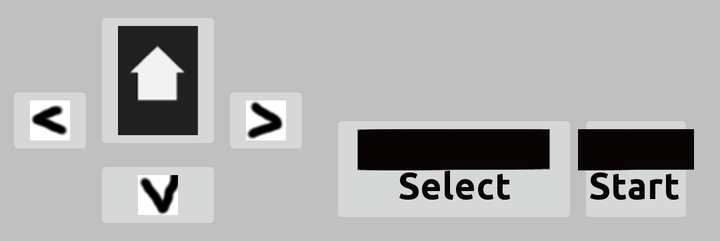
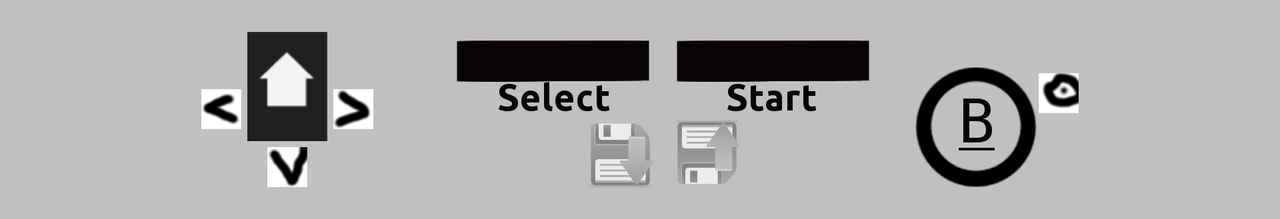

First picture: res/layout/ on a phone held upright. Second picture: the repository's own variant of that layout, on a device whose configuration matches the variant's folder. Source for both follows.
<!-- AndroidManifest.xml: application theme AppTheme -->
<!-- res/layout/controller_layout.xml -->
<?xml version="1.0" encoding="utf-8"?>
<LinearLayout

    xmlns:android="http://schemas.android.com/apk/res/android"
    android:id="@+id/controller_layout"
    android:layout_width="match_parent"
    android:layout_height="wrap_content"
    android:paddingLeft="@dimen/button_gap"
    android:paddingRight="@dimen/button_gap"
    android:paddingBottom="@dimen/button_gap"
    android:paddingTop="@dimen/button_gap"
    android:orientation="horizontal"
    android:background="@color/background_color">

    
    <LinearLayout
        android:layout_width="wrap_content"
        android:layout_height="wrap_content"
        android:orientation="horizontal"
        android:layout_gravity="center"
        android:paddingRight="10dp">

    
    <ImageButton
        android:layout_width="wrap_content"
        android:layout_height="wrap_content"
        android:src="@mipmap/left_arrow"
        android:id="@+id/controller_left_arrow"
        android:layout_gravity="center"
        android:onClick="left_arrow_handler"
        android:gravity="left"/>

    
    <LinearLayout
        android:layout_width="wrap_content"
        android:layout_height="wrap_content"
        android:orientation="vertical"
        android:background="@color/background_color"

        android:gravity="left">

        <ImageButton
            android:layout_width="match_parent"
            android:layout_height="wrap_content"
            android:id="@+id/controller_up_arrow"
            android:src="@mipmap/up_arrow"
            android:onClick="up_arrow_handler"/>

        <ImageButton
            android:layout_width="match_parent"
            android:layout_height="wrap_content"
            android:id="@+id/controller_down_arrow"
            android:src="@mipmap/down_arrow"
            android:onClick="down_arrow_handler"/>

    </LinearLayout>

    
    <ImageButton
        android:layout_width="wrap_content"
        android:layout_height="wrap_content"
        android:src="@mipmap/right_arrow"
        android:id="@+id/controller_right_arrow"
        android:layout_gravity="center"
        android:gravity="left"
        android:onClick="right_arrow_handler"/>

    </LinearLayout>

    
    <LinearLayout
        android:layout_width="wrap_content"
        android:layout_height="match_parent"
        android:orientation="horizontal"
        android:layout_gravity="center"
        android:paddingRight="10dp">

        
        <ImageButton
            android:layout_width="wrap_content"
            android:layout_height="wrap_content"
            android:src="@mipmap/select_button"
            android:id="@+id/controller_select"
            android:layout_gravity="bottom"
            android:layout_marginBottom="@dimen/button_gap"
            android:onClick="select_button_handler"/>

        
        <ImageButton
            android:layout_width="wrap_content"
            android:layout_height="wrap_content"
            android:src="@mipmap/start_button"
            android:id="@+id/controller_start"
            android:layout_gravity="bottom"
            android:layout_marginBottom="@dimen/button_gap"
            android:onClick="start_button_handler"/>

    </LinearLayout>

    
    <LinearLayout
        android:layout_width="match_parent"
        android:layout_height="match_parent"
        android:orientation="horizontal"
        android:gravity="center">

        
        <ImageButton
            android:layout_width="wrap_content"
            android:layout_height="wrap_content"
            android:src="@mipmap/a_button"
            android:id="@+id/controller_a_button"
            android:layout_gravity="center"
            android:onClick="a_button_handler"/>

        
        <ImageButton
            android:layout_width="wrap_content"
            android:layout_height="wrap_content"
            android:src="@mipmap/b_button"
            android:id="@+id/controller_b_button"
            android:layout_gravity="center"
            android:onClick="b_button_handler"/>

    </LinearLayout>

</LinearLayout>
<!-- resources referenced by this layout -->
<resources>
  <color name="background_color">#C0C0C0</color>
  <dimen name="button_gap">3dp</dimen>
  <!-- mipmap a_button: png bitmap (mipmap-xxhdpi, 3516 bytes) -->
  <!-- mipmap b_button: png bitmap (mipmap-xxhdpi, 9335 bytes) -->
  <!-- mipmap down_arrow: png bitmap (mipmap-xxhdpi, 3207 bytes) -->
  <!-- mipmap left_arrow: png bitmap (mipmap-xxhdpi, 2504 bytes) -->
  <!-- mipmap right_arrow: png bitmap (mipmap-xxhdpi, 2738 bytes) -->
  <!-- mipmap select_button: png bitmap (mipmap-xxhdpi, 3597 bytes) -->
  <!-- mipmap start_button: png bitmap (mipmap-xxhdpi, 2939 bytes) -->
  <!-- mipmap up_arrow: png bitmap (mipmap-xxhdpi, 4390 bytes) -->
  <style name="AppTheme" parent="Theme.AppCompat.Light.DarkActionBar">
          <item name="colorPrimary">@color/colorPrimary</item>
          <item name="colorPrimaryDark">@color/colorPrimaryDark</item>
          <item name="colorAccent">@color/colorAccent</item>
      </style>
  <color name="colorPrimary">#121207</color>
  <color name="colorPrimaryDark">#000000</color>
  <color name="colorAccent">#808080</color>
</resources>
<!-- res/layout-land/controller_layout.xml (the repository's variant of the layout above) -->
<!-- drawn on the phone turned sideways -->
<?xml version="1.0" encoding="utf-8"?>
<LinearLayout
    xmlns:android="http://schemas.android.com/apk/res/android"
    android:id="@+id/controller_layout"
    android:layout_width="match_parent"
    android:layout_height="wrap_content"
    android:orientation="horizontal"
    android:background="@color/background_color">

    <LinearLayout
        android:layout_width="match_parent"
        android:layout_height="wrap_content"
        android:id="@+id/upper_buttons"
        android:gravity="center"
        android:orientation="horizontal"
        android:paddingBottom="16dp">

        
        <LinearLayout
            android:layout_width="wrap_content"
            android:layout_height="wrap_content"
            android:orientation="horizontal"
            android:layout_gravity="left"
            android:gravity="left"
            android:paddingRight="40dp"
            android:paddingTop="16dp">

            
            <ImageButton
                android:layout_width="wrap_content"
                android:layout_height="wrap_content"
                android:src="@mipmap/left_arrow"
                android:id="@+id/controller_left_arrow"
                android:layout_gravity="center"
                android:onClick="buttonPress"
                android:background="@android:color/transparent"/>

            
            <LinearLayout
                android:layout_width="wrap_content"
                android:layout_height="wrap_content"
                android:orientation="vertical"
                android:background="@color/background_color"
                android:paddingLeft="@dimen/button_gap"
                android:paddingRight="@dimen/button_gap">

                <ImageButton
                    android:layout_width="match_parent"
                    android:layout_height="wrap_content"
                    android:id="@+id/controller_up_arrow"
                    android:src="@mipmap/up_arrow"
                    android:onClick="buttonPress"
                    android:background="@android:color/transparent"
                    android:paddingBottom="@dimen/button_gap"/>

                <ImageButton
                    android:layout_width="match_parent"
                    android:layout_height="wrap_content"
                    android:id="@+id/controller_down_arrow"
                    android:src="@mipmap/down_arrow"
                    android:onClick="buttonPress"
                    android:background="@android:color/transparent"/>

            </LinearLayout>

            
            <ImageButton
                android:layout_width="wrap_content"
                android:layout_height="wrap_content"
                android:src="@mipmap/right_arrow"
                android:id="@+id/controller_right_arrow"
                android:layout_gravity="center"
                android:gravity="left"
                android:onClick="buttonPress"
                android:background="@android:color/transparent"/>

        </LinearLayout>

    <LinearLayout
        android:layout_width="wrap_content"
        android:layout_height="wrap_content"
        android:orientation="vertical"
        android:layout_gravity="bottom">

    
    <LinearLayout
        android:layout_width="wrap_content"
        android:layout_height="match_parent"
        android:orientation="horizontal"
        android:gravity="bottom"
        android:layout_gravity="center"
        android:layout_weight="1">

        
        <ImageButton
            android:layout_width="wrap_content"
            android:layout_height="wrap_content"
            android:src="@mipmap/select_button"
            android:id="@+id/controller_select"
            android:onClick="buttonPress"
            android:paddingRight="10dp"
            android:background="@android:color/transparent"/>

        
        <ImageButton
            android:layout_width="wrap_content"
            android:layout_height="wrap_content"
            android:src="@mipmap/start_button"
            android:id="@+id/controller_start"
            android:onClick="buttonPress"
            android:background="@android:color/transparent"/>

    </LinearLayout>

    
    <LinearLayout
        android:layout_width="match_parent"
        android:layout_height="wrap_content"
        android:orientation="horizontal"
        android:id="@+id/extra_buttons"
        android:gravity="center">

        <ImageButton
            android:layout_width="wrap_content"
            android:layout_height="wrap_content"
            android:id="@+id/save_button"
            android:src="@mipmap/save_button"
            android:paddingRight="10dp"
            android:background="@android:color/transparent"/>

        <ImageButton
            android:layout_width="wrap_content"
            android:layout_height="wrap_content"
            android:id="@+id/load_button"
            android:src="@mipmap/load_button"
            android:background="@android:color/transparent"/>

    </LinearLayout>

        </LinearLayout>

        
        <LinearLayout
            android:layout_width="wrap_content"
            android:layout_height="match_parent"
            android:orientation="horizontal"
            android:gravity="right"
            android:paddingLeft="20dp">

            <ImageButton
                android:layout_width="wrap_content"
                android:layout_height="wrap_content"
                android:src="@mipmap/b_button"
                android:id="@+id/controller_b_button"
                android:layout_gravity="bottom"
                android:onClick="buttonPress"
                android:background="@android:color/transparent"/>

            <ImageButton
                android:layout_width="wrap_content"
                android:layout_height="wrap_content"
                android:src="@mipmap/a_button"
                android:id="@+id/controller_a_button"
                android:layout_gravity="center"
                android:onClick="buttonPress"
                android:background="@android:color/transparent"/>

        </LinearLayout>

    </LinearLayout>

</LinearLayout>
<!-- resources referenced by the variant -->
<!-- as the phone turned sideways resolves them -->
<resources>
  <color name="background_color">#C0C0C0</color>
  <dimen name="button_gap">3dp</dimen>
  <!-- mipmap a_button: png bitmap (mipmap-xxhdpi, 3516 bytes) -->
  <!-- mipmap b_button: png bitmap (mipmap-xxhdpi, 9335 bytes) -->
  <!-- mipmap down_arrow: png bitmap (mipmap-xxhdpi, 3207 bytes) -->
  <!-- mipmap left_arrow: png bitmap (mipmap-xxhdpi, 2504 bytes) -->
  <!-- mipmap load_button: png bitmap (mipmap-xxhdpi, 3148 bytes) -->
  <!-- mipmap right_arrow: png bitmap (mipmap-xxhdpi, 2738 bytes) -->
  <!-- mipmap save_button: png bitmap (mipmap-xxhdpi, 3094 bytes) -->
  <!-- mipmap select_button: png bitmap (mipmap-xxhdpi, 3597 bytes) -->
  <!-- mipmap start_button: png bitmap (mipmap-xxhdpi, 2939 bytes) -->
  <!-- mipmap up_arrow: png bitmap (mipmap-xxhdpi, 4390 bytes) -->
  <style name="AppTheme" parent="Theme.AppCompat.Light.DarkActionBar">
          <item name="colorPrimary">@color/colorPrimary</item>
          <item name="colorPrimaryDark">@color/colorPrimaryDark</item>
          <item name="colorAccent">@color/colorAccent</item>
      </style>
  <color name="colorPrimary">#121207</color>
  <color name="colorPrimaryDark">#000000</color>
  <color name="colorAccent">#808080</color>
</resources>
